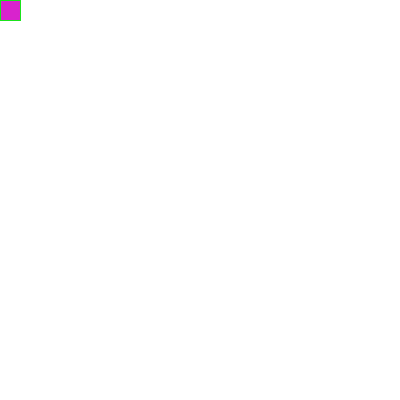
Frame 1 (no input)
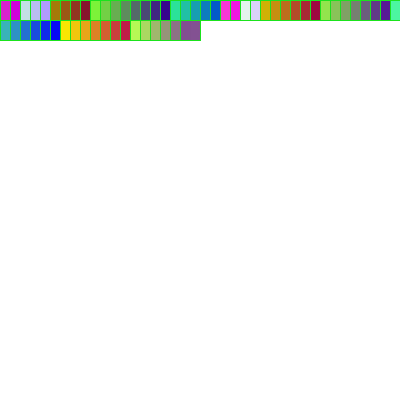
Frame 60 (the mouse pressed at the canvas centre just before this capture)
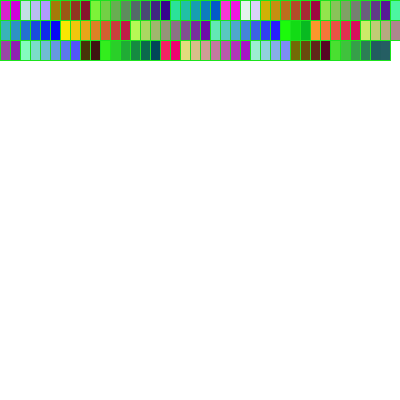
Frame 120 (the mouse held since frame 60 and released just before this capture)

The Processing sketch that drew these frames (run headless with seeded random() and noise(); from frame 60 on, the mouse is pressed at the canvas centre):

// Processing sketch: processing_168694
// ── processing_168694.pde

int x=0;
int y=0;
int a=#D823CD;
int b=#F5DE0C;
int c=#1BE31D;
void setup()
{
  size(400,400);
  background(255);
}
void draw()
{
fill(a);
    a=a+b;
    stroke(c);
    frameRate(100);
    rect(x,y,20,20);
    x=x+10;
  if(x>width){
    x=-10;
     x=x+10;
     y=y+20;
  }
}
  
